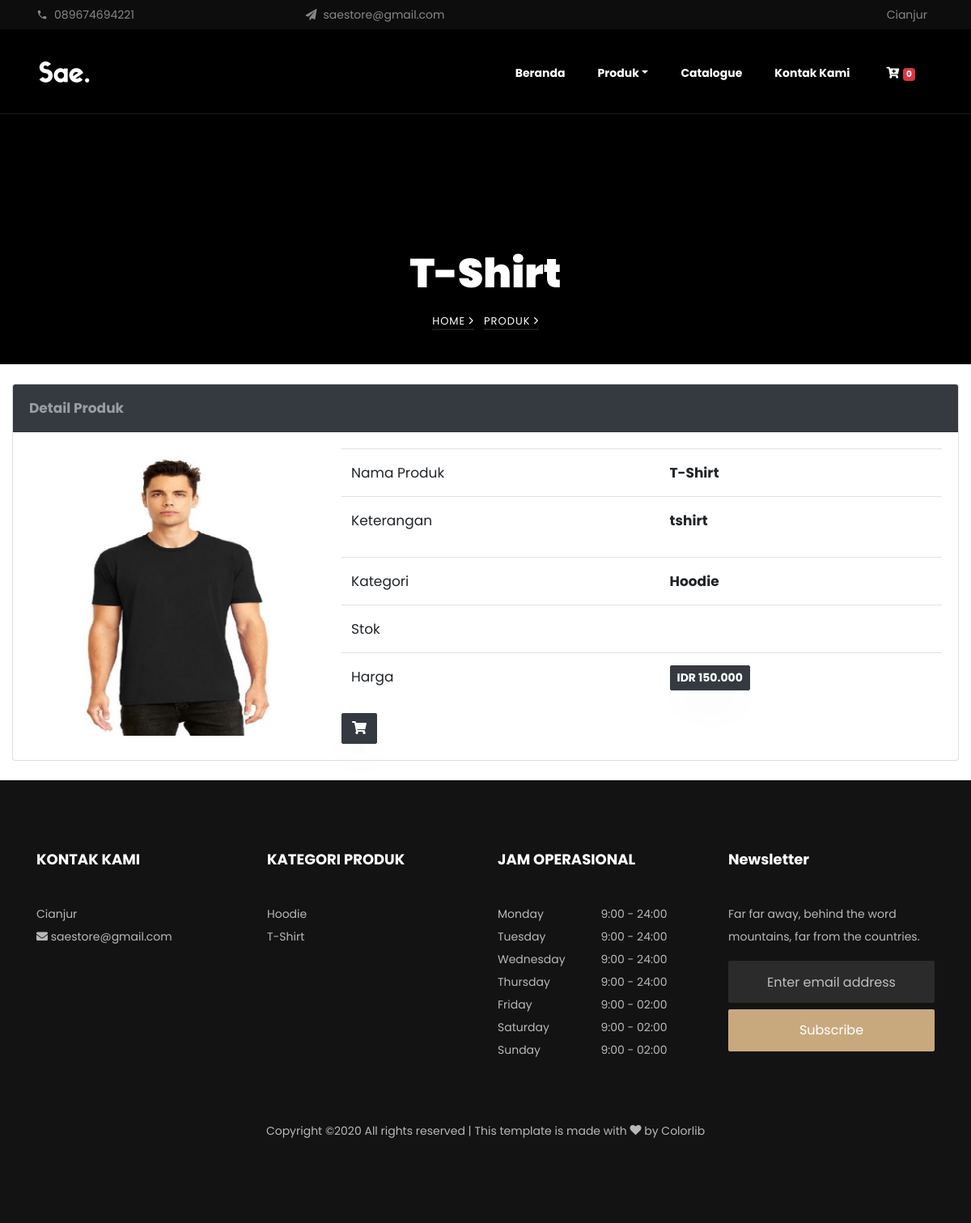
/produk/detail/t-shirt-t983, run on the app's committed database.
### tables this page shows
CREATE TABLE `konfigurasi` (
  `id_konfigurasi` int(11) NOT NULL,
  `namaweb` varchar(255) NOT NULL,
  `tagline` varchar(255) DEFAULT NULL,
  `email` varchar(255) DEFAULT NULL,
  `website` varchar(255) DEFAULT NULL,
  `keywords` text DEFAULT NULL,
  `metatext` text DEFAULT NULL,
  `telepon` varchar(50) DEFAULT NULL,
  `alamat` varchar(300) DEFAULT NULL,
  `facebook` varchar(255) DEFAULT NULL,
  `instagram` varchar(255) DEFAULT NULL,
  `deskripsi` text DEFAULT NULL,
  `logo` varchar(255) DEFAULT NULL,
  `icon` varchar(255) DEFAULT NULL,
  `rekening_pembayaran` varchar(255) DEFAULT NULL,
  `tanggal_update` timestamp NOT NULL DEFAULT current_timestamp() ON UPDATE current_timestamp()
);

CREATE TABLE `produk` (
  `id_produk` int(11) NOT NULL,
  `id_user` int(11) NOT NULL,
  `id_kategori` int(11) NOT NULL,
  `kode_produk` varchar(32) NOT NULL,
  `nama_produk` varchar(255) NOT NULL,
  `slug_produk` varchar(255) NOT NULL,
  `keyword` text DEFAULT NULL,
  `harga` int(11) NOT NULL,
  `stok` int(11) DEFAULT NULL,
  `gambar` varchar(255) NOT NULL,
  `berat` float DEFAULT NULL,
  `ukuran` varchar(255) DEFAULT NULL,
  `status_produk` varchar(20) NOT NULL,
  `tanggal_post` datetime NOT NULL,
  `tanggal_update` timestamp NOT NULL DEFAULT current_timestamp() ON UPDATE current_timestamp(),
  `keterangan` text NOT NULL
);

CREATE TABLE `kategori` (
  `id_kategori` int(11) NOT NULL,
  `slug_kategori` varchar(255) NOT NULL,
  `nama_kategori` varchar(255) NOT NULL,
  `urutan` int(11) DEFAULT NULL,
  `tanggal_update` timestamp NOT NULL DEFAULT current_timestamp() ON UPDATE current_timestamp()
);

### application/views/layout/wrapper.php (called while the page is built)
<?php
require_once('head.php');
require_once('header.php');
require_once('nav.php');
require_once('content.php');
require_once('footer.php');

### application/controllers/Produk.php (called while the page is built, shortened)
<?php
class Produk extends CI_Controller
{
    public function __construct()
    {
        $this->load->model('produk_model');
        $this->load->model('kategori_model');
    }
    public function detail($slug_produk)
    {
        $site       = $this->konfigurasi_model->listing();
        $produk     = $this->produk_model->read($slug_produk);
        $data = array(
            'title'             => $produk->nama_produk,
            'site'              => $site,
            'produk'            => $produk,
            'isi'               => 'produk/detail'
        );
        $this->load->view('layout/wrapper', $data, FALSE);
    }
}

### index.php (called while the page is built, shortened)
<?php
require_once BASEPATH.'core/CodeIgniter.php';

### application/models/konfigurasi_model.php (called while the page is built, shortened)
<?php
class Konfigurasi_model extends CI_Model
{
    public function listing()
    {
        $query = $this->db->get('konfigurasi');
        return $query->row();
    }
    public function nav_produk()
    {
        $this->db->select('produk.*,
                            kategori.nama_kategori,
                            kategori.slug_kategori');
        $this->db->from('produk');
        $this->db->join('kategori', 'kategori.id_kategori = produk.id_kategori', 'left');
        $this->db->group_by('produk.id_kategori');
        $this->db->order_by('kategori.urutan', 'ASC');
        $query = $this->db->get();
        return $query->result();
    }
}

### application/views/layout/content.php (called while the page is built)
<?php
if ($isi) {
    $this->load->view($isi);
}

### application/models/Produk_model.php (called while the page is built, shortened)
<?php
class Produk_model extends CI_Model
{
    public function read($slug_produk)
    {
        $this->db->select(
            'produk.*, users.nama, kategori.nama_kategori, kategori.slug_kategori'
        );
        $this->db->from('produk');
        $this->db->join('users', 'users.id_user = produk.id_user', 'left');
        $this->db->join('kategori', 'kategori.id_kategori = produk.id_kategori', 'left');
        $this->db->where('produk.status_produk', 'Publish');
        $this->db->where('produk.slug_produk', $slug_produk);
        $this->db->order_by('id_produk', 'desc');
        $query = $this->db->get();
        return $query->row();
    }
}

### application/views/produk/detail.php (the view, shortened to what this page needs)
<section class="hero-wrap hero-wrap-2" style="background-image: url(<?php echo base_url('assets/template/images/bg_3.jpeg') ?>);" data-stellar-background-ratio="0.5">
    <div class="overlay"></div>
    <div class="container">
        <div class="row no-gutters slider-text align-items-end justify-content-center">
            <div class="col-md-9 ftco-animate text-center mb-4">
                <h1 class="mb-2 bread"><?= $title; ?></h1>
                <p class="breadcrumbs"><span class="mr-2"><a href="index.html">Home <i class="ion-ios-arrow-forward"></i></a></span> <span>Produk <i class="ion-ios-arrow-forward"></i></span></p>
            </div>
        </div>
    </div>
</section>
<div class="container-fluid mb-4 mt-4">
    <div class="card">
        <div class="card-header bg-dark">
            <strong class="text-white-50">Detail Produk</strong>
        </div>
        <div class="card-body ">
            <?php
            echo form_open(base_url('belanja/add'));
            ?>
            <div class="row">
                <div class="col-md-4">
                    <img src="<?php echo base_url('assets/upload/image/' . $produk->gambar) ?>" class="card-img-top">
                </div>
                <div class="col-md-8">
                    <table class="table">
                        <tr>
                            <td>Nama Produk</td>
                            <td><strong><?= $produk->nama_produk; ?></strong></td>
                        </tr>
                        <tr>
                            <td>Keterangan</td>
                            <td><strong><?= $produk->keterangan; ?></strong></td>
                        </tr>
                        <tr>
                            <td>Kategori</td>
                            <td><strong>Hoodie</strong></td>
                        </tr>
                        <tr>
                            <td>Stok</td>
                            <td>
                            </td>
                        </tr>
                        <tr>
                            <td>Harga</td>
                            <td><strong>
                                    <div class="btn btn-sm btn-dark"><strong>IDR <?= number_format($produk->harga, '0', ',', '.'); ?></strong> </div>
                                </strong></td>
                        </tr>
                    </table>
                    <button type="submit" value="submit" class="btn btn-dark"><i class="fas fa-shopping-cart"></i></button>
                </div>
            </div>
        </div>
    </div>
</div>

### application/views/layout/header.php
<div class="py-1 bg-black top">
    <div class="container">
        <div class="row no-gutters d-flex align-items-start align-items-center px-md-0">
            <div class="col-lg-12 d-block">
                <div class="row d-flex">
                    <div class="col-md pr-4 d-flex topper align-items-center">
                        <div class="icon mr-2 d-flex justify-content-center align-items-center"><span class="icon-phone2"></span></div>
                        <span class="text"><?= $site->telepon; ?></span>
                    </div>
                    <div class="col-md pr-4 d-flex topper align-items-center">
                        <div class="icon mr-2 d-flex justify-content-center align-items-center"><span class="icon-paper-plane"></span></div>
                        <span class="text"><?= $site->email; ?></span>
                    </div>
                    <div class="col-md-5 pr-4 d-flex topper align-items-center text-lg-right justify-content-end">
                        <p class="mb-0 register-link"><span><?= $site->alamat; ?></span></p>
                    </div>
                </div>
            </div>
        </div>
    </div>
</div>

### application/views/layout/nav.php (shortened to what this page needs)
<nav class="navbar navbar-expand-lg navbar-dark ftco_navbar bg-dark ftco-navbar-light" id="ftco-navbar">
    <div class="container">
        <a class="navbar-brand" href="index.html"><img src="<?php echo base_url('assets/upload/image/' . $site->logo) ?>" alt="<?php echo $site->namaweb ?> | <?php echo $site->tagline ?>"></a>
        <div class="collapse navbar-collapse" id="ftco-nav">
            <ul class="navbar-nav ml-auto">
                <li class="nav-item"><a href="<?php echo base_url() ?>" class="nav-link"><strong>Beranda</strong></a></li>
                <ul class="navbar-nav dropdown list-unstyled">
                    <li class="nav-item"><a href="<?php echo base_url('produk') ?>" class="nav-link dropdown-toggle"><strong>Produk</strong></a></li>
                </ul>
                <li class="nav-item"><a href="#" class="nav-link"><strong>Catalogue</strong></a></li>
                <li class="nav-item"><a href="#" class="nav-link"><strong>Kontak Kami</strong></a></li>
                <li class="nav-item dropdown no-arrow mx-1">
                    <a class="nav-link dropdown-toggle" href="#" id="alertsDropdown" role="button" data-toggle="dropdown" aria-haspopup="true" aria-expanded="false">
                        <i class="fas fa-cart-plus fa-fw"></i>
                        <?php
                        $keranjang = $this->cart->contents();
                        ?>
                        <span class="badge badge-danger badge-counter"><?php echo count($keranjang) ?></span>
                    </a>
                </li>
            </ul>
        </div>
    </div>
</nav>

### application/views/layout/footer.php (shortened to what this page needs)
<?php
$site = $this->konfigurasi_model->listing();
$nav_produk_footer = $this->konfigurasi_model->nav_produk();
?>
<footer class="ftco-footer ftco-bg-dark ftco-section">
    <div class="container">
        <div class="row mb-5">
            <div class="col-md-6 col-lg-3">
                <div class="ftco-footer-widget mb-4">
                    <h2 class="ftco-heading-2">KONTAK KAMI</h2>
                    <p>
                        <?php echo nl2br($site->alamat) ?><br>
                        <i class="fas fa-envelope"></i> <?= $site->email; ?>
                    </p>
                    <ul class="ftco-footer-social list-unstyled float-md-left float-lft mt-3">
                    </ul>
                </div>
            </div>
            <div class="col-md-6 col-lg-3">
                <div class="ftco-footer-widget mb-4">
                    <h2 class="ftco-heading-2">KATEGORI PRODUK</h2>
                    <ul class="list-unstyled open-hours">
                        <?php foreach ($nav_produk_footer as $nav_produk_footer) { ?>
                            <li class="d-flex"><span><a href="<?php echo base_url('produk/kategori/' . $nav_produk_footer->slug_kategori) ?>"><?php echo $nav_produk_footer->nama_kategori ?></a></span></li>
                        <?php } ?>
                    </ul>
                </div>
            </div>
            <div class="col-md-6 col-lg-3">
                <div class="ftco-footer-widget mb-4">
                    <h2 class="ftco-heading-2">JAM OPERASIONAL</h2>
                    <ul class="list-unstyled open-hours">
                        <li class="d-flex"><span>Monday</span><span>9:00 - 24:00</span></li>
                        <li class="d-flex"><span>Tuesday</span><span>9:00 - 24:00</span></li>
                        <li class="d-flex"><span>Wednesday</span><span>9:00 - 24:00</span></li>
                        <li class="d-flex"><span>Thursday</span><span>9:00 - 24:00</span></li>
                        <li class="d-flex"><span>Friday</span><span>9:00 - 02:00</span></li>
                        <li class="d-flex"><span>Saturday</span><span>9:00 - 02:00</span></li>
                        <li class="d-flex"><span>Sunday</span><span> 9:00 - 02:00</span></li>
                    </ul>
                </div>
            </div>
            <div class="col-md-6 col-lg-3">
                <div class="ftco-footer-widget mb-4">
                    <h2 class="ftco-heading-2">Newsletter</h2>
                    <p>Far far away, behind the word mountains, far from the countries.</p>
                    <form action="#" class="subscribe-form">
                        <div class="form-group">
                            <input type="text" class="form-control mb-2 text-center" placeholder="Enter email address">
                            <input type="submit" value="Subscribe" class="form-control submit px-3">
                        </div>
                    </form>
                </div>
            </div>
        </div>
        <div class="row">
            <div class="col-md-12 text-center">
                <p>
                    Copyright &copy; All rights reserved | This template is made with <i class="icon-heart" aria-hidden="true"></i> by <a href="https://colorlib.com" target="_blank">Colorlib</a>
                </p>
            </div>
        </div>
    </div>
</footer>
</body>
</html>

### assets/template/css/icomoon.css (style rules this page uses)
[class^="icon-"], [class*=" icon-"] { font-family: 'icomoon' !important; speak: none; font-style: normal; font-weight: normal; font-variant: normal; text-transform: none; line-height: 1; -webkit-font-smoothing: antialiased; -moz-osx-font-smoothing: grayscale; }
.icon-heart:before { content: "\f004"; }
.icon-paper-plane:before { content: "\f1d8"; }
.icon-phone2:before { content: "\e0cd"; }

### data on the page
konfigurasi: telepon "089674694221", email "saestore@gmail.com", alamat "Cianjur", logo (picture)
produk: gambar (picture), nama_produk "T-Shirt", keterangan "tshirt", harga "150.000"
produk: id_kategori.nama_kategori "Hoodie"
produk: id_kategori.nama_kategori "T-Shirt"

### other printed values
count($keranjang) "0"
$title "T-Shirt"
